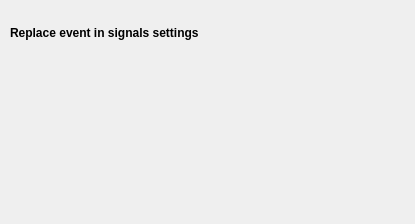
<?xml version="1.0" encoding="UTF-8"?>
<ui version="4.0">
 <class>ReplaceEventInSignalsSettingsView</class>
 <widget class="QWidget" name="ReplaceEventInSignalsSettingsView">
  <property name="geometry">
   <rect>
    <x>0</x>
    <y>0</y>
    <width>415</width>
    <height>224</height>
   </rect>
  </property>
  <property name="windowTitle">
   <string>Form</string>
  </property>
  <widget class="QWidget" name="layoutWidget">
   <property name="geometry">
    <rect>
     <x>10</x>
     <y>10</y>
     <width>280</width>
     <height>46</height>
    </rect>
   </property>
   <layout class="QGridLayout" name="gridLayout_2">
    <item row="0" column="0" colspan="2">
     <widget class="QLabel" name="label_8">
      <property name="font">
       <font>
        <bold>true</bold>
       </font>
      </property>
      <property name="text">
       <string>Replace event in signals settings</string>
      </property>
     </widget>
    </item>
   </layout>
  </widget>
 </widget>
 <resources/>
 <connections/>
 <slots>
  <slot>on_choose()</slot>
  <slot>on_input_format_changed()</slot>
 </slots>
</ui>
